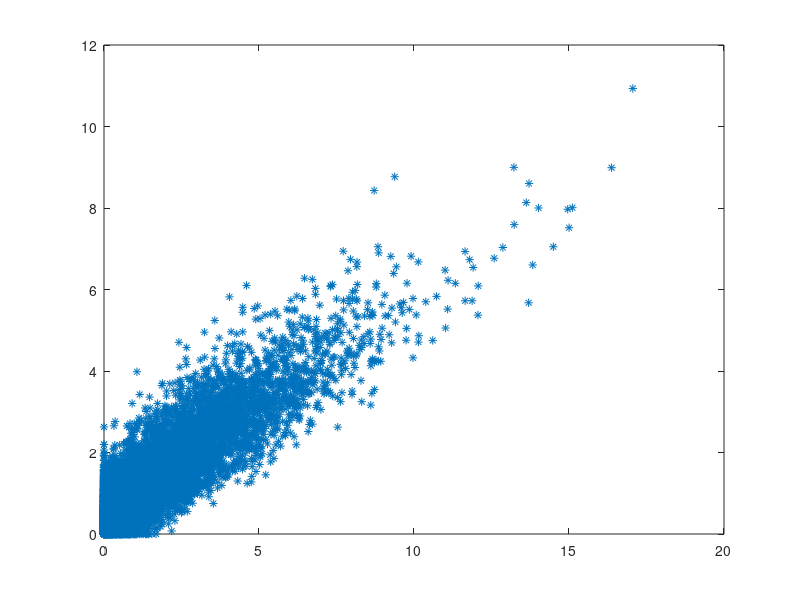

This chart was generated by the following MATLAB code:

%   Description: Uses a European call as control for Asian call
%


clear; close; clc  

%Inputs
n = 10000;                          	
T = 2;                              	
M = 5;                                %Places we sample
sigma = 0.25;                         %Standard deviations for GBMs
k = 5;                                %Strike price for basket option
r = 0.04;                                 
S0 = 6;               

%Simulation of size nxM
Z = normrnd(0,1,n,M);
S =exp(cumsum((r-0.5*(sigma.^2))*(T/M)+sigma*sqrt((T/M)).*Z,2)+log(S0));

%Option payoffs
Asian_Payoffs = exp(-r*T)*max((mean(S,2)-k),0);
Control_Payoffs = exp(-r*T)*max((S(:,end)-k),0);
%Estimate prices
Asian_PriceEst = mean(Asian_Payoffs);
Control_PriceEst = mean(Control_Payoffs);

%Price est using control variate
disp('CMC price estimate');
Asian_PriceEst

%Plots payoffs
plot(Control_Payoffs,Asian_Payoffs,'*')

%Control mean
%(Calculated using Black-Scholes)
d1 = (1/(sigma*sqrt(T)))*(log(S0/k)+(r+0.5*sigma^2)*T);
d2 = d1-sigma*sqrt(T);
Control_Mean = normcdf(d1,0,1)*S0-normcdf(d2,0,1)*k*exp(-r*T);

%Calculates Y_i's
covariance= cov(Asian_Payoffs,Control_Payoffs);
alfa = - covariance(1,2)./covariance(2,2);
Y = Asian_Payoffs+alfa*(Control_Payoffs-Control_Mean);

%Gets stuff for CI of CV
disp('Correlation of payoffs');
rho = corr(Asian_Payoffs,Control_Payoffs)

%Price est using control variate
disp('Control variate price estimate');
mean(Y)

%Checks variances
disp('Variance ratio of payoffs');
var(Asian_Payoffs)/var(Y)

